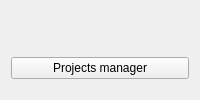
    <widget class="QWidget" name="">
     <layout class="QVBoxLayout" name="verticalLayout2DImage">
      <item>
       <layout class="QHBoxLayout" name="horizontalLayoutWarnings">
        <property name="spacing">
         <number>4</number>
        </property>
        <property name="sizeConstraint">
         <enum>QLayout::SetMinimumSize</enum>
        </property>
        <item>
         <spacer name="horizontalSpacer">
          <property name="orientation">
           <enum>Qt::Horizontal</enum>
          </property>
          <property name="sizeHint" stdset="0">
           <size>
            <width>40</width>
            <height>0</height>
           </size>
          </property>
         </spacer>
        </item>
        <item>
         <widget class="QPushButton" name="pushButtonOccWarning">
          <property name="maximumSize">
           <size>
            <width>24</width>
            <height>24</height>
           </size>
          </property>
          <property name="toolTip">
           <string>&lt;html&gt;&lt;head/&gt;&lt;body&gt;&lt;p&gt;&lt;span style=&quot; font-size:10pt; font-weight:600;&quot;&gt;Occlusion from input/output selected.&lt;/span&gt;&lt;span style=&quot; font-size:10pt;&quot;&gt;&lt;br/&gt;Once this option is selected each time you change Normal or Height map the Occlusion texture is recalculated. Since this operation is computationally demanding it is recommended to work with this option selected at the end of processing.&lt;/span&gt;&lt;/p&gt;&lt;/body&gt;&lt;/html&gt;</string>
          </property>
          <property name="text">
           <string/>
          </property>
          <property name="icon">
           <iconset resource="content.qrc">
            <normaloff>:/resources/actions/showOcclusionWarning.png</normaloff>:/resources/actions/showOcclusionWarning.png</iconset>
          </property>
          <property name="iconSize">
           <size>
            <width>24</width>
            <height>24</height>
           </size>
          </property>
          <property name="flat">
           <bool>true</bool>
          </property>
         </widget>
        </item>
        <item>
         <widget class="QPushButton" name="pushButtonUVWarning">
          <property name="maximumSize">
           <size>
            <width>24</width>
            <height>24</height>
           </size>
          </property>
          <property name="toolTip">
           <string>&lt;html&gt;&lt;head/&gt;&lt;body&gt;&lt;p&gt;&lt;span style=&quot; font-size:10pt; font-weight:600;&quot;&gt;Tilling is enabled.&lt;/span&gt;&lt;span style=&quot; font-size:10pt;&quot;&gt;&lt;br/&gt;&lt;/span&gt;&lt;span style=&quot; font-size:10pt; font-weight:600;&quot;&gt;Tip:&lt;/span&gt;&lt;span style=&quot; font-size:10pt;&quot;&gt; In some cases (like &lt;/span&gt;&lt;span style=&quot; font-size:10pt; font-style:italic;&quot;&gt;Random&lt;/span&gt;&lt;span style=&quot; font-size:10pt;&quot;&gt; mode) it is recommented to set &amp;quot;&lt;/span&gt;&lt;span style=&quot; font-size:10pt; font-style:italic;&quot;&gt;Height (Output)&lt;/span&gt;&lt;span style=&quot; font-size:10pt;&quot;&gt;&amp;quot; in the &lt;/span&gt;&lt;span style=&quot; font-size:10pt; font-weight:600;&quot;&gt;Normal&lt;/span&gt;&lt;span style=&quot; font-size:10pt;&quot;&gt; tab.&lt;/span&gt;&lt;/p&gt;&lt;/body&gt;&lt;/html&gt;</string>
          </property>
          <property name="text">
           <string/>
          </property>
          <property name="icon">
           <iconset resource="content.qrc">
            <normaloff>:/resources/actions/UVwarning.png</normaloff>:/resources/actions/UVwarning.png</iconset>
          </property>
          <property name="iconSize">
           <size>
            <width>24</width>
            <height>24</height>
           </size>
          </property>
          <property name="flat">
           <bool>true</bool>
          </property>
         </widget>
        </item>
        <item>
         <widget class="QPushButton" name="pushButtonGrungeWarning">
          <property name="maximumSize">
           <size>
            <width>24</width>
            <height>24</height>
           </size>
          </property>
          <property name="toolTip">
           <string>&lt;html&gt;&lt;head/&gt;&lt;body&gt;&lt;p&gt;&lt;span style=&quot; font-size:10pt; font-weight:600;&quot;&gt;Grunge texture is enabled.&lt;/span&gt;&lt;span style=&quot; font-weight:600;&quot;&gt;&lt;br/&gt;&lt;/span&gt;&lt;/p&gt;&lt;/body&gt;&lt;/html&gt;</string>
          </property>
          <property name="text">
           <string/>
          </property>
          <property name="icon">
           <iconset resource="content.qrc">
            <normaloff>:/resources/actions/grungeWarning.png</normaloff>:/resources/actions/grungeWarning.png</iconset>
          </property>
          <property name="iconSize">
           <size>
            <width>24</width>
            <height>24</height>
           </size>
          </property>
          <property name="flat">
           <bool>true</bool>
          </property>
         </widget>
        </item>
        <item>
         <widget class="QPushButton" name="pushButtonConversionWarning">
          <property name="maximumSize">
           <size>
            <width>24</width>
            <height>24</height>
           </size>
          </property>
          <property name="toolTip">
           <string>&lt;html&gt;&lt;head/&gt;&lt;body&gt;&lt;p&gt;&lt;span style=&quot; font-size:10pt; font-weight:600; color:#000000;&quot;&gt;C&lt;/span&gt;&lt;span style=&quot; font-size:10pt; font-weight:600;&quot;&gt;onversion from diffuse is enabled.&lt;/span&gt;&lt;span style=&quot; font-size:10pt; font-weight:600;&quot;&gt;&lt;br/&gt;&lt;/span&gt;&lt;span style=&quot; font-size:10pt;&quot;&gt;Click &amp;quot;Convert&amp;quot; button in the Diffuse tab and disable &amp;quot;Enable preview&amp;quot; in order to work with the textures.&lt;/span&gt;&lt;/p&gt;&lt;/body&gt;&lt;/html&gt;</string>
          </property>
          <property name="text">
           <string/>
          </property>
          <property name="icon">
           <iconset resource="content.qrc">
            <normaloff>:/resources/actions/ConversionWarning.png</normaloff>:/resources/actions/ConversionWarning.png</iconset>
          </property>
          <property name="iconSize">
           <size>
            <width>24</width>
            <height>24</height>
           </size>
          </property>
          <property name="default">
           <bool>false</bool>
          </property>
          <property name="flat">
           <bool>true</bool>
          </property>
         </widget>
        </item>
        <item>
         <widget class="QPushButton" name="pushButtonMaterialWarning">
          <property name="enabled">
           <bool>true</bool>
          </property>
          <property name="maximumSize">
           <size>
            <width>24</width>
            <height>24</height>
           </size>
          </property>
          <property name="toolTip">
           <string>&lt;html&gt;&lt;head/&gt;&lt;body&gt;&lt;p&gt;&lt;span style=&quot; font-size:10pt; font-weight:600; color:#000000;&quot;&gt;M&lt;/span&gt;&lt;span style=&quot; font-size:10pt; font-weight:600;&quot;&gt;aterials are enabled. &lt;/span&gt;&lt;span style=&quot; font-size:10pt; font-weight:600;&quot;&gt;&lt;br/&gt;&lt;/span&gt;&lt;span style=&quot; font-size:10pt;&quot;&gt;Conversion from Base to Other and tilling tools are &lt;/span&gt;&lt;span style=&quot; font-size:10pt; font-weight:600;&quot;&gt;blocked&lt;/span&gt;&lt;span style=&quot; font-size:10pt;&quot;&gt;. Loading new image will overwrite current texture. &lt;/span&gt;&lt;/p&gt;&lt;/body&gt;&lt;/html&gt;</string>
          </property>
          <property name="text">
           <string/>
          </property>
          <property name="icon">
           <iconset resource="content.qrc">
            <normaloff>:/resources/actions/warnMaterials.png</normaloff>
            <normalon>:/resources/actions/warnMaterials.png</normalon>
            <activeoff>:/resources/actions/warnMaterials.png</activeoff>:/resources/actions/warnMaterials.png</iconset>
          </property>
          <property name="iconSize">
           <size>
            <width>24</width>
            <height>24</height>
           </size>
          </property>
          <property name="autoExclusive">
           <bool>false</bool>
          </property>
          <property name="flat">
           <bool>true</bool>
          </property>
         </widget>
        </item>
       </layout>
      </item>
      <item>
       <layout class="QHBoxLayout" name="horizontalLayout_4">
        <item>
         <widget class="QPushButton" name="pushButtonProjectManager">
          <property name="text">
           <string>Projects manager</string>
          </property>
          <property name="checkable">
           <bool>true</bool>
          </property>
         </widget>
        </item>
       </layout>
      </item>
     </layout>
    </widget>
